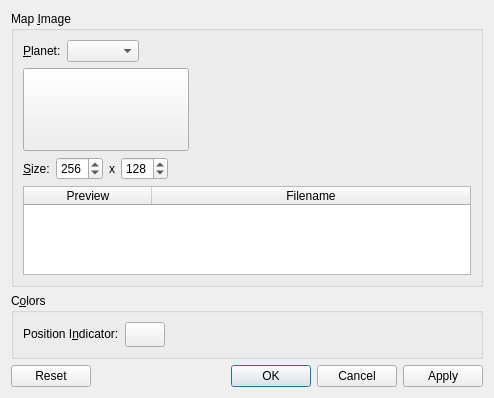
<?xml version="1.0" encoding="UTF-8"?>
<ui version="4.0">
 <class>OverviewMapConfigWidget</class>
 <widget class="QDialog" name="OverviewMapConfigWidget">
  <property name="geometry">
   <rect>
    <x>0</x>
    <y>0</y>
    <width>494</width>
    <height>398</height>
   </rect>
  </property>
  <property name="windowTitle">
   <string>Dialog</string>
  </property>
  <layout class="QVBoxLayout" name="verticalLayout">
   <item>
    <widget class="QGroupBox" name="groupBox">
     <property name="title">
      <string>Map &amp;Image</string>
     </property>
     <layout class="QVBoxLayout" name="verticalLayout_2">
      <item>
       <layout class="QHBoxLayout" name="horizontalLayout_2">
        <item>
         <widget class="QLabel" name="label_3">
          <property name="text">
           <string>&amp;Planet:</string>
          </property>
          <property name="buddy">
           <cstring>m_planetComboBox</cstring>
          </property>
         </widget>
        </item>
        <item>
         <widget class="QComboBox" name="m_planetComboBox"/>
        </item>
        <item>
         <spacer name="horizontalSpacer_2">
          <property name="orientation">
           <enum>Qt::Horizontal</enum>
          </property>
          <property name="sizeHint" stdset="0">
           <size>
            <width>40</width>
            <height>20</height>
           </size>
          </property>
         </spacer>
        </item>
       </layout>
      </item>
      <item>
       <widget class="QToolButton" name="m_fileChooserButton">
        <property name="minimumSize">
         <size>
          <width>166</width>
          <height>83</height>
         </size>
        </property>
        <property name="text">
         <string/>
        </property>
       </widget>
      </item>
      <item>
       <layout class="QHBoxLayout" name="horizontalLayout">
        <item>
         <widget class="QLabel" name="label">
          <property name="text">
           <string>&amp;Size:</string>
          </property>
          <property name="buddy">
           <cstring>m_widthBox</cstring>
          </property>
         </widget>
        </item>
        <item>
         <widget class="QSpinBox" name="m_widthBox">
          <property name="minimum">
           <number>32</number>
          </property>
          <property name="maximum">
           <number>512</number>
          </property>
          <property name="singleStep">
           <number>1</number>
          </property>
          <property name="value">
           <number>256</number>
          </property>
         </widget>
        </item>
        <item>
         <widget class="QLabel" name="label_2">
          <property name="text">
           <string>x</string>
          </property>
         </widget>
        </item>
        <item>
         <widget class="QSpinBox" name="m_heightBox">
          <property name="minimum">
           <number>16</number>
          </property>
          <property name="maximum">
           <number>256</number>
          </property>
          <property name="value">
           <number>128</number>
          </property>
         </widget>
        </item>
        <item>
         <spacer name="horizontalSpacer">
          <property name="orientation">
           <enum>Qt::Horizontal</enum>
          </property>
          <property name="sizeHint" stdset="0">
           <size>
            <width>40</width>
            <height>20</height>
           </size>
          </property>
         </spacer>
        </item>
       </layout>
      </item>
      <item>
       <widget class="QTableWidget" name="m_tableWidget">
        <property name="editTriggers">
         <set>QAbstractItemView::NoEditTriggers</set>
        </property>
        <property name="selectionMode">
         <enum>QAbstractItemView::SingleSelection</enum>
        </property>
        <property name="selectionBehavior">
         <enum>QAbstractItemView::SelectRows</enum>
        </property>
        <attribute name="horizontalHeaderDefaultSectionSize">
         <number>128</number>
        </attribute>
        <attribute name="horizontalHeaderMinimumSectionSize">
         <number>128</number>
        </attribute>
        <attribute name="horizontalHeaderStretchLastSection">
         <bool>true</bool>
        </attribute>
        <attribute name="verticalHeaderVisible">
         <bool>false</bool>
        </attribute>
        <attribute name="verticalHeaderDefaultSectionSize">
         <number>64</number>
        </attribute>
        <attribute name="verticalHeaderMinimumSectionSize">
         <number>64</number>
        </attribute>
        <attribute name="verticalHeaderVisible">
         <bool>false</bool>
        </attribute>
        <attribute name="verticalHeaderDefaultSectionSize">
         <number>64</number>
        </attribute>
        <attribute name="horizontalHeaderStretchLastSection">
         <bool>true</bool>
        </attribute>
        <attribute name="horizontalHeaderMinimumSectionSize">
         <number>128</number>
        </attribute>
        <attribute name="verticalHeaderMinimumSectionSize">
         <number>64</number>
        </attribute>
        <attribute name="horizontalHeaderDefaultSectionSize">
         <number>128</number>
        </attribute>
        <column>
         <property name="text">
          <string>Preview</string>
         </property>
        </column>
        <column>
         <property name="text">
          <string>Filename</string>
         </property>
        </column>
       </widget>
      </item>
     </layout>
    </widget>
   </item>
   <item>
    <widget class="QGroupBox" name="groupBox_2">
     <property name="title">
      <string>C&amp;olors</string>
     </property>
     <layout class="QFormLayout" name="formLayout">
      <item row="0" column="0">
       <widget class="QLabel" name="label_4">
        <property name="text">
         <string>Position I&amp;ndicator:</string>
        </property>
        <property name="buddy">
         <cstring>m_colorChooserButton</cstring>
        </property>
       </widget>
      </item>
      <item row="0" column="1">
       <widget class="QPushButton" name="m_colorChooserButton">
        <property name="sizePolicy">
         <sizepolicy hsizetype="Fixed" vsizetype="Fixed">
          <horstretch>0</horstretch>
          <verstretch>0</verstretch>
         </sizepolicy>
        </property>
        <property name="minimumSize">
         <size>
          <width>30</width>
          <height>25</height>
         </size>
        </property>
        <property name="text">
         <string/>
        </property>
       </widget>
      </item>
     </layout>
    </widget>
   </item>
   <item>
    <widget class="QDialogButtonBox" name="m_buttonBox">
     <property name="orientation">
      <enum>Qt::Horizontal</enum>
     </property>
     <property name="standardButtons">
      <set>QDialogButtonBox::Apply|QDialogButtonBox::Cancel|QDialogButtonBox::Ok|QDialogButtonBox::Reset</set>
     </property>
    </widget>
   </item>
  </layout>
 </widget>
 <resources/>
 <connections>
  <connection>
   <sender>m_buttonBox</sender>
   <signal>accepted()</signal>
   <receiver>OverviewMapConfigWidget</receiver>
   <slot>accept()</slot>
   <hints>
    <hint type="sourcelabel">
     <x>248</x>
     <y>254</y>
    </hint>
    <hint type="destinationlabel">
     <x>157</x>
     <y>274</y>
    </hint>
   </hints>
  </connection>
  <connection>
   <sender>m_buttonBox</sender>
   <signal>rejected()</signal>
   <receiver>OverviewMapConfigWidget</receiver>
   <slot>reject()</slot>
   <hints>
    <hint type="sourcelabel">
     <x>316</x>
     <y>260</y>
    </hint>
    <hint type="destinationlabel">
     <x>286</x>
     <y>274</y>
    </hint>
   </hints>
  </connection>
 </connections>
</ui>
